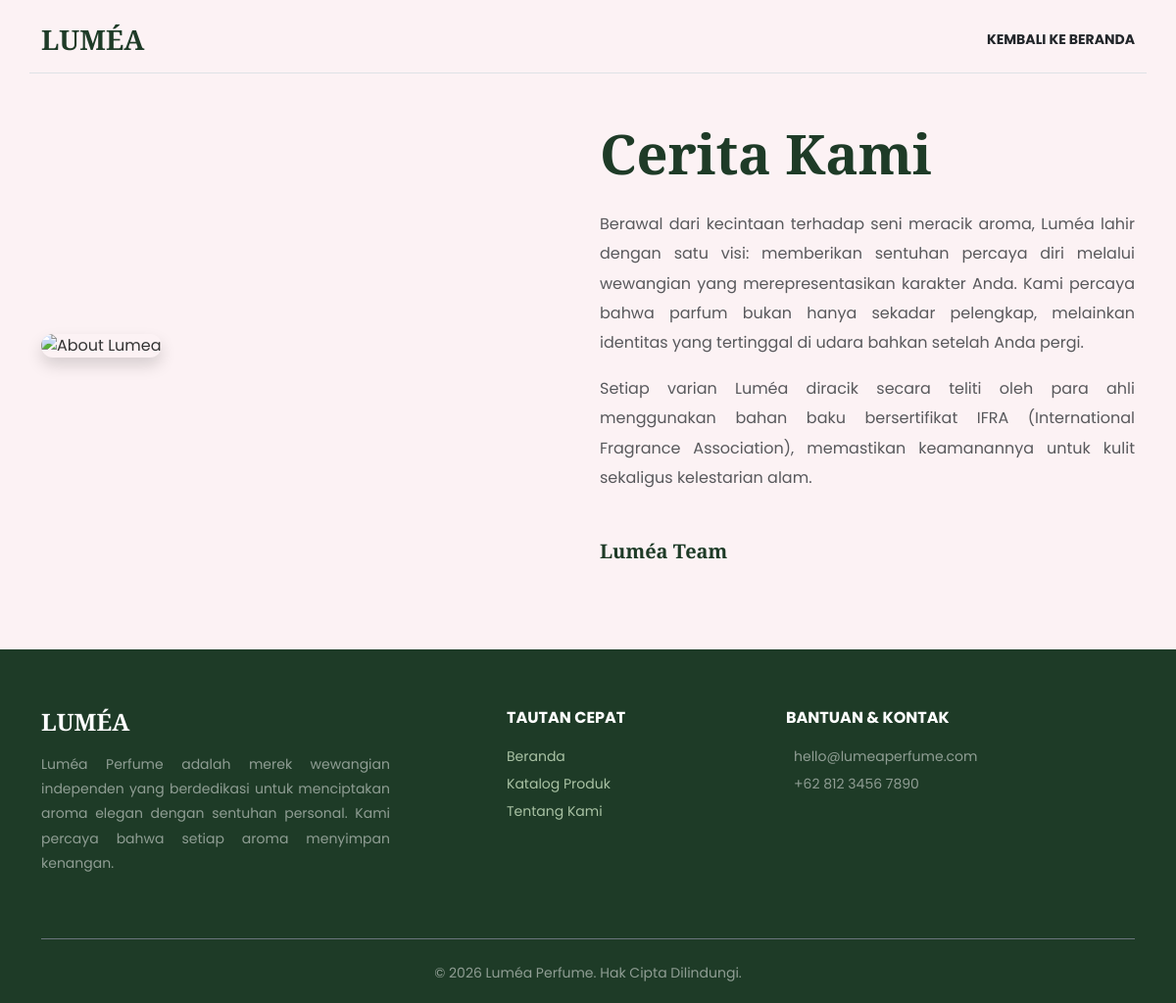
Page /about.php on the committed database.
### tables this page shows
CREATE TABLE `konfigurasi_toko` (
  `id` int NOT NULL,
  `link_banner` varchar(255) NOT NULL,
  `deskripsi_footer` text NOT NULL,
  `email_toko` varchar(100) NOT NULL,
  `telepon_toko` varchar(50) NOT NULL
);

### about.php (the view, shortened to what this page needs)
<?php
include 'koneksi.php';
$query_toko = mysqli_query($conn, "SELECT * FROM konfigurasi_toko WHERE id=1");
$data_toko = mysqli_fetch_array($query_toko);
?>
<!DOCTYPE html>
<html lang="id">
<head>
    <link href="https://cdn.jsdelivr.net/npm/bootstrap@5.3.0/dist/css/bootstrap.min.css" rel="stylesheet">
</head>
<body>
    <div class="container mt-4 mb-5 d-flex justify-content-between align-items-center border-bottom pb-3">
        <h3 class="serif-text fw-bold m-0" style="color: #1E3B27;">LUMÉA</h3>
        <a href="home.php" class="text-dark text-decoration-none fw-bold" style="font-size: 14px;">KEMBALI KE BERANDA</a>
    </div>
    <div class="container mb-5">
        <div class="row align-items-center">
            <div class="col-md-5">
                <img src="bglg-mawar.png" alt="About Lumea" class="img-fluid rounded-4 shadow">
            </div>
            <div class="col-md-6 offset-md-1">
                <h1 class="serif-text fw-bold mb-4" style="color: #1E3B27; font-size: 3.5rem;">Cerita Kami</h1>
                <p class="text-muted" style="line-height: 1.9; text-align: justify;">
                    Berawal dari kecintaan terhadap seni meracik aroma, Luméa lahir dengan satu visi: memberikan sentuhan percaya diri melalui wewangian yang merepresentasikan karakter Anda. Kami percaya bahwa parfum bukan hanya sekadar pelengkap, melainkan identitas yang tertinggal di udara bahkan setelah Anda pergi.
                </p>
                <p class="text-muted" style="line-height: 1.9; text-align: justify;">
                    Setiap varian Luméa diracik secara teliti oleh para ahli menggunakan bahan baku bersertifikat IFRA (International Fragrance Association), memastikan keamanannya untuk kulit sekaligus kelestarian alam.
                </p>
                <h5 class="serif-text fw-bold mt-5" style="color: #1E3B27;">Luméa Team</h5>
            </div>
        </div>
    </div>
    <footer style="background-color: #1E3B27; color: white; padding: 60px 0 20px; margin-top: 80px;">
        <div class="container">
            <div class="row mb-4">
                <div class="col-md-4 mb-4">
                    <h4 class="fw-bold mb-3" style="font-family: 'Playfair Display', serif;">LUMÉA</h4>
                    <p class="small text-white-50" style="line-height: 1.8; text-align: justify;">
                        <?= $data_toko['deskripsi_footer'] ?>
                    </p>
                </div>
                <div class="col-md-2 offset-md-1 mb-4">
                    <h6 class="fw-bold mb-3 text-uppercase">Tautan Cepat</h6>
                    <ul class="list-unstyled small" style="line-height: 2;">
                        <li><a href="home.php" style="color: #A9C2A4; text-decoration: none;">Beranda</a></li>
                        <li><a href="koleksi.php" style="color: #A9C2A4; text-decoration: none;">Katalog Produk</a></li>
                        <li><a href="about.php" style="color: #A9C2A4; text-decoration: none;">Tentang Kami</a></li>
                    </ul>
                </div>
                <div class="col-md-4 offset-md-1 mb-4">
                    <h6 class="fw-bold mb-3 text-uppercase">Bantuan & Kontak</h6>
                    <ul class="list-unstyled small text-white-50" style="line-height: 2;">
                        <li><i class="bi bi-envelope me-2"></i> <?= $data_toko['email_toko'] ?></li>
                        <li><i class="bi bi-whatsapp me-2"></i> <?= $data_toko['telepon_toko'] ?></li>
                    </ul>
                </div>
            </div>
            <div class="text-center small text-white-50 border-top border-secondary pt-4 mt-2">
                &copy; 2026 Luméa Perfume. Hak Cipta Dilindungi.
            </div>
        </div>
    </footer>
</body>
</html>

### about.php (style rules this page uses)
body { font-family: 'Poppins', sans-serif; background-color: #FCF2F4; color: #333; }
.serif-text { font-family: 'Playfair Display', serif; }
footer { background-color: #1E3B27; color: white; padding: 60px 0 20px; }
footer a { color: #A9C2A4; text-decoration: none; transition: 0.3s; }

### rows in the picture
konfigurasi_toko: deskripsi_footer "Luméa Perfume adalah merek wewangian independen yang berdedikasi untuk menciptakan aroma elegan dengan sentuhan personal. Kami percaya bahwa setiap aroma menyimpan kenangan.", email_toko "hello@lumeaperfume.com", telepon_toko "+62 812 3456 7890"
